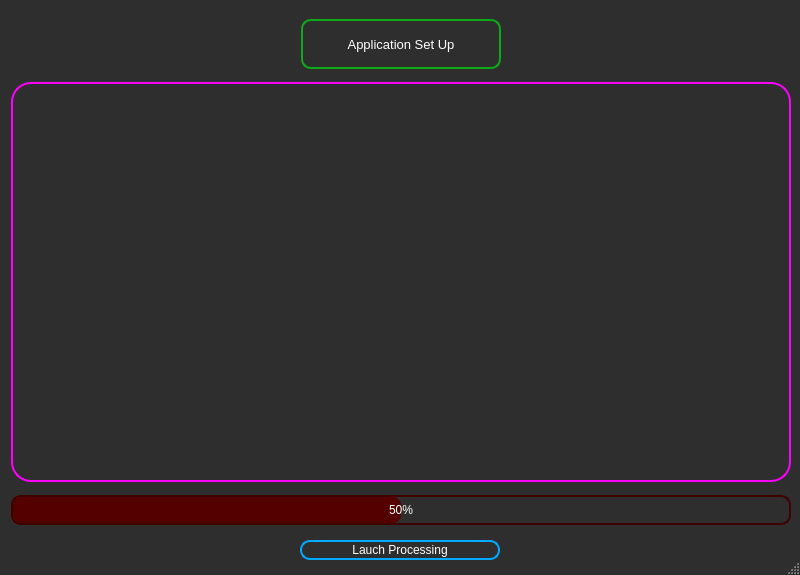
<?xml version="1.0" encoding="UTF-8"?>
<ui version="4.0">
 <class>ApplicationLauncher_window</class>
 <widget class="QMainWindow" name="ApplicationLauncher_window">
  <property name="geometry">
   <rect>
    <x>0</x>
    <y>0</y>
    <width>800</width>
    <height>575</height>
   </rect>
  </property>
  <property name="minimumSize">
   <size>
    <width>800</width>
    <height>575</height>
   </size>
  </property>
  <property name="maximumSize">
   <size>
    <width>800</width>
    <height>575</height>
   </size>
  </property>
  <property name="windowTitle">
   <string>FaceRecognizer-ApplicationLauncher</string>
  </property>
  <widget class="QWidget" name="centralwidget">
   <property name="minimumSize">
    <size>
     <width>800</width>
     <height>575</height>
    </size>
   </property>
   <property name="maximumSize">
    <size>
     <width>800</width>
     <height>575</height>
    </size>
   </property>
   <property name="styleSheet">
    <string notr="true">QWidget {
	background-color: rgb(46, 46, 46);
}</string>
   </property>
   <widget class="QPushButton" name="pushButton">
    <property name="geometry">
     <rect>
      <x>300</x>
      <y>540</y>
      <width>200</width>
      <height>20</height>
     </rect>
    </property>
    <property name="minimumSize">
     <size>
      <width>200</width>
      <height>20</height>
     </size>
    </property>
    <property name="maximumSize">
     <size>
      <width>200</width>
      <height>20</height>
     </size>
    </property>
    <property name="styleSheet">
     <string notr="true">QPushButton {
	color: #ffffff;
	background-color: none;
	border: 2px solid rgb(0, 170, 255);
	border-radius: 10px;
}
QPushButton:hover {
	border: 2px solid rgb(255, 0, 0);
}
QPushButton:pressed {
	background-color: rgb(100, 100, 100);
}</string>
    </property>
    <property name="text">
     <string>Lauch Processing</string>
    </property>
   </widget>
   <widget class="QWidget" name="">
    <property name="geometry">
     <rect>
      <x>11</x>
      <y>12</y>
      <width>781</width>
      <height>521</height>
     </rect>
    </property>
    <layout class="QVBoxLayout" name="verticalLayout">
     <item alignment="Qt::AlignHCenter">
      <widget class="QLabel" name="label">
       <property name="minimumSize">
        <size>
         <width>200</width>
         <height>50</height>
        </size>
       </property>
       <property name="maximumSize">
        <size>
         <width>200</width>
         <height>50</height>
        </size>
       </property>
       <property name="font">
        <font>
         <pointsize>-1</pointsize>
         <weight>50</weight>
         <bold>false</bold>
        </font>
       </property>
       <property name="styleSheet">
        <string notr="true">QLabel {
	color: #ffffff;
	background-color: none;
	border: 2px solid rgb(11, 170, 22);
	border-radius: 10px;
	font-size: 13px;
	justify-content: center;
}</string>
       </property>
       <property name="text">
        <string>Application Set Up</string>
       </property>
       <property name="alignment">
        <set>Qt::AlignCenter</set>
       </property>
      </widget>
     </item>
     <item>
      <widget class="QTextEdit" name="edit_line">
       <property name="enabled">
        <bool>true</bool>
       </property>
       <property name="maximumSize">
        <size>
         <width>780</width>
         <height>400</height>
        </size>
       </property>
       <property name="styleSheet">
        <string notr="true">QTextEdit {
	border: 2px solid rgb(255, 0, 255);
	color: white;
	border-radius: 20px;
}</string>
       </property>
       <property name="readOnly">
        <bool>true</bool>
       </property>
      </widget>
     </item>
     <item>
      <widget class="QProgressBar" name="progressBar">
       <property name="maximumSize">
        <size>
         <width>780</width>
         <height>30</height>
        </size>
       </property>
       <property name="styleSheet">
        <string notr="true">QProgressBar
{
	border: 2px solid rgb(65, 0, 0);
	border-radius: 10px;
	font: 75 10pt &quot;Arial&quot;;
	color: white;
	text-align: center;
}
QProgressBar::chunk 
{
	background-color: rgb(85, 0, 0);
	border-radius :8px;
}  </string>
       </property>
       <property name="value">
        <number>50</number>
       </property>
      </widget>
     </item>
    </layout>
   </widget>
  </widget>
  <widget class="QStatusBar" name="statusbar"/>
 </widget>
 <resources/>
 <connections/>
</ui>
